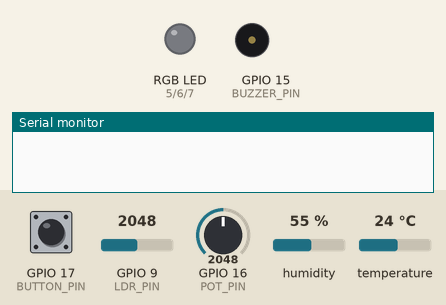
Recording of a sketch running on a simulated ESP32-S3. Parts: an RGB LED mixed from three pins (HIGH = lit), buzzer (waves = sounding), the last lines printed to the serial monitor. The test bench sets the inputs (shaded band); at power-on: GPIO 9 (LDR_PIN) = 2048, GPIO 16 (POT_PIN) = 2048, temperature 24 °C, GPIO 17 (BUTTON_PIN) HIGH, humidity 55 %.

Above: at 1.2 s.
1.3 s: GPIO 9 (LDR_PIN) set to 422
3.0 s: GPIO 9 (LDR_PIN) set to 364
At 3.3 s:
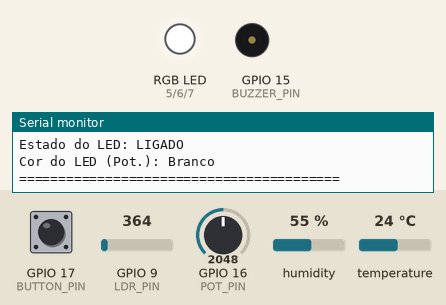
4.5 s: GPIO 16 (POT_PIN) set to 1692
6.0 s: GPIO 16 (POT_PIN) set to 1570
At 6.9 s:
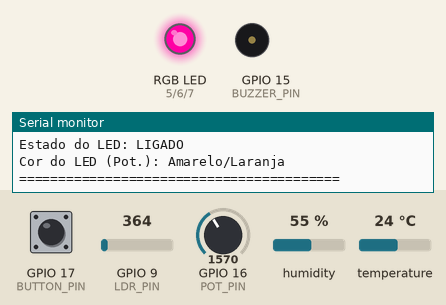
7.5 s: temperature set to 25.8 °C
At 11.2 s:
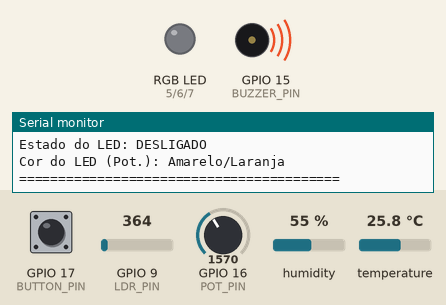
11.5 s: GPIO 17 (BUTTON_PIN) pulled LOW for 0.15 s
At 12.1 s:
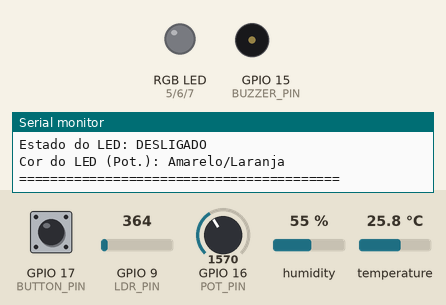
Timing chart, 0 to 14.5 s (numbered marks = the images above; inputs shaded):
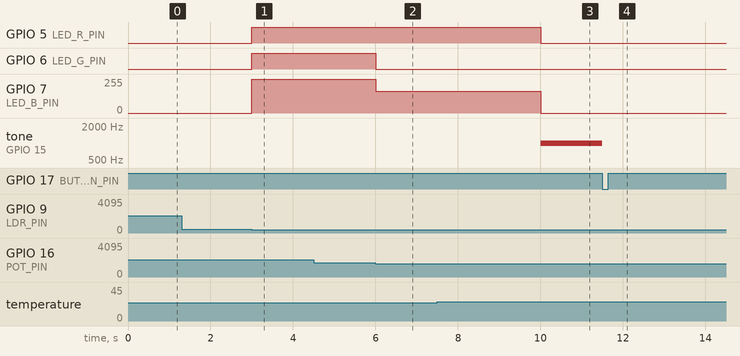

Measured:
- the behaviour switches between 400 and 399 on GPIO 9 (LDR_PIN) (found by bisection; images 0 and 1)
- the behaviour switches between 1640 and 1639 on GPIO 16 (POT_PIN) (found by bisection; images 1 and 2)
- the behaviour switches between 25 and 25.1 °C on temperature (found by bisection; images 2 and 3)
- after the input at 3.0 s, GPIO 5 (LED_R_PIN), GPIO 6 (LED_G_PIN): LOW → HIGH at once; GPIO 7 (LED_B_PIN): 0/255 → 255/255 at once
- after the input at 6.0 s, GPIO 6 (LED_G_PIN): HIGH → LOW at once; GPIO 7 (LED_B_PIN): 255/255 → 165/255 at once
- after the input at 7.5 s, GPIO 5 (LED_R_PIN): HIGH → LOW after 2.5 s; GPIO 7 (LED_B_PIN): 165/255 → 0/255 after 2.5 s; tone on GPIO 15 (BUZZER_PIN): silent → 1000 Hz after 2.5 s
- after the input at 11.5 s, tone on GPIO 15 (BUZZER_PIN): 1000 Hz → silent at once

The sketch:

sketchfisco.ino
```cpp
#include <DHT.h>

// ==========================================
// Definição dos Pinos
// ==========================================
#define DHTPIN 4
#define DHTTYPE DHT22

#define LDR_PIN 9
#define LED_R_PIN 5
#define LED_B_PIN 7
#define LED_G_PIN 6

#define BUZZER_PIN 15
#define POT_PIN 16
#define BUTTON_PIN 17

// ==========================================
// Objetos e Variáveis de Controle
// ==========================================
DHT dht(DHTPIN, DHTTYPE);

// Controle do sistema (Botão/Interrupção)
volatile bool sistemaAtivo = true;
volatile unsigned long ultimoTempoBotao = 0;
const unsigned long tempoDebounce = 250;

// Temporizadores para Serial e DHT
unsigned long ultimoTempoSerial = 0;
const unsigned long intervaloSerial = 1500; // 1,5 segundos
unsigned long ultimoTempoDHT = 0;
const unsigned long intervaloDHT = 2000;    // DHT22 requer ~2s entre leituras

// Armazenamento das medições
float temperatura = 0.0;
float umidade = 0.0;
int luminosidade = 0;
int valorPot = 0;

// Estados do Hardware
bool estadoLED = false;
String corAtual = "Nenhuma";
int r = 0, g = 0, b = 0;

// ==========================================
// Interrupção do Botão
// ==========================================
void IRAM_ATTR alternarSistema() {
  unsigned long tempoAtual = millis();
  // Verifica o debounce para evitar disparos múltiplos
  if (tempoAtual - ultimoTempoBotao > tempoDebounce) {
    sistemaAtivo = !sistemaAtivo;
    ultimoTempoBotao = tempoAtual;
  }
}

// ==========================================
// Configuração Inicial
// ==========================================
void setup() {
  Serial.begin(115200);

  // Configuração dos Pinos de Saída
  pinMode(LED_R_PIN, OUTPUT);
  pinMode(LED_G_PIN, OUTPUT);
  pinMode(LED_B_PIN, OUTPUT);
  pinMode(BUZZER_PIN, OUTPUT);

  // Configuração do Botão com Pull-Up interno
  pinMode(BUTTON_PIN, INPUT_PULLUP);

  // Inicialização do Sensor de Temperatura
  dht.begin();

  // Acopla a interrupção ao pino do botão (acionado na borda de descida)
  attachInterrupt(digitalPinToInterrupt(BUTTON_PIN), alternarSistema, FALLING);
}

// ==========================================
// Loop Principal
// ==========================================
void loop() {
  unsigned long tempoAtual = millis();

  // 1. Leitura do Sensor DHT22 (A cada 2 segundos)
  if (tempoAtual - ultimoTempoDHT >= intervaloDHT) {
    ultimoTempoDHT = tempoAtual;
    float tempLida = dht.readTemperature();
    float umLida = dht.readHumidity();

    // Atualiza apenas se a leitura for válida
    if (!isnan(tempLida) && !isnan(umLida)) {
      temperatura = tempLida;
      umidade = umLida;
    }
  }

  // 2. Leitura dos Sensores Analógicos (Contínua)
  luminosidade = analogRead(LDR_PIN);
  valorPot = analogRead(POT_PIN);

  // Define a cor baseada na tensão do potenciômetro (0 a 4095 no ESP32)
  definirCor(valorPot);

  // 3. Lógica de Acionamento do LED RGB
  // Ambiente escuro (< 400) e temperatura dentro do limite seguro (0 a 25)
  bool ambienteEscuro = (luminosidade < 400);
  bool temperaturaLED_OK = (temperatura >= 0.0 && temperatura <= 25.0);

  if (sistemaAtivo && ambienteEscuro && temperaturaLED_OK) {
    estadoLED = true;
    analogWrite(LED_R_PIN, r);
    analogWrite(LED_G_PIN, b); // Corrigido a pinagem R-B-G para bater com os pinos informados
    analogWrite(LED_B_PIN, g);
  } else {
    estadoLED = false;
    analogWrite(LED_R_PIN, 0);
    analogWrite(LED_G_PIN, 0);
    analogWrite(LED_B_PIN, 0);
  }

  // 4. Lógica de Acionamento do Buzzer
  bool temperaturaAlarme = (temperatura < 0.0 || temperatura > 25.0);

  if (sistemaAtivo && temperaturaAlarme) {
    tone(BUZZER_PIN, 1000); // Emite frequência de 1kHz
  } else {
    noTone(BUZZER_PIN);     // Silencia o buzzer
  }

  // 5. Saída no Monitor Serial (A cada 1,5 segundos)
  if (tempoAtual - ultimoTempoSerial >= intervaloSerial) {
    ultimoTempoSerial = tempoAtual;

    Serial.println("=========================================");
    Serial.print("Sistema: "); Serial.println(sistemaAtivo ? "LIGADO" : "DESLIGADO");
    Serial.print("Luminosidade (LDR): "); Serial.println(luminosidade);
    Serial.print("Temperatura: "); Serial.print(temperatura); Serial.println(" C");
    Serial.print("Umidade: "); Serial.print(umidade); Serial.println(" %");
    Serial.print("Estado do LED: "); Serial.println(estadoLED ? "LIGADO" : "DESLIGADO");
    Serial.print("Cor do LED (Pot.): "); Serial.println(corAtual);
    Serial.println("=========================================");
  }
}

// ==========================================
// Função Auxiliar de Mapeamento de Cor
// ==========================================
void definirCor(int valorP) {
  // ESP32 ADC tem resolução de 12 bits: 0 a 4095
  // Dividido em 5 blocos seguindo a Temperatura de Cor desejada

  if (valorP < 820) {
    // Tensão Baixa: Vermelho
    r = 255; g = 0; b = 0;
    corAtual = "Vermelho";
  }
  else if (valorP < 1640) {
    // Laranja / Amarelo
    r = 255; g = 165; b = 0;
    corAtual = "Amarelo/Laranja";
  }
  else if (valorP < 2460) {
    // Tensão Média: Branco
    r = 255; g = 255; b = 255;
    corAtual = "Branco";
  }
  else if (valorP < 3280) {
    // Azul Turquesa
    r = 0; g = 255; b = 255;
    corAtual = "Azul Turquesa";
  }
  else {
    // Tensão Alta: Azul
    r = 0; g = 0; b = 255;
    corAtual = "Azul";
  }
}
```
